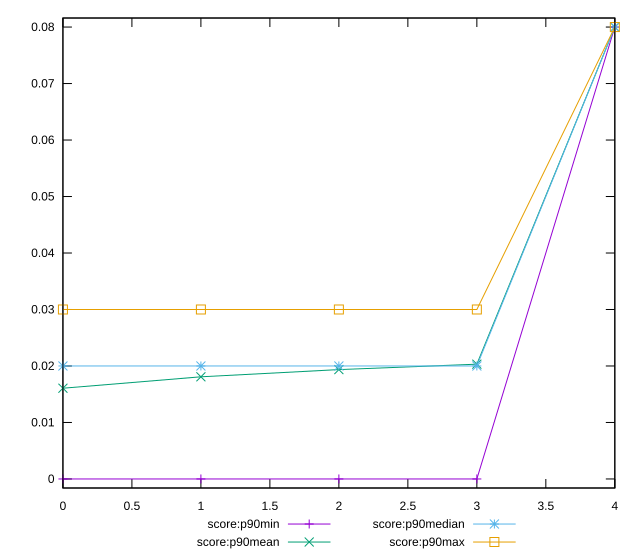

Generate this figure with gnuplot:
reset

$scoreP90Min <<EOF
0 0
1 0
2 0
3 0
4 0.08
EOF

$scoreP90Mean <<EOF
0 0.01606382978723405
1 0.018085106382978736
2 0.019361702127659586
3 0.020319148936170227
4 0.08000000000000006
EOF

$scoreP90Median <<EOF
0 0.02
1 0.02
2 0.02
3 0.02
4 0.08
EOF

$scoreP90Max <<EOF
0 0.03
1 0.03
2 0.03
3 0.03
4 0.08
EOF

set key outside below
set xrange [0:4]
set yrange [-0.0016000000000000012:0.08160000000000006]
set trange [-0.0016000000000000012:0.08160000000000006]
set terminal svg size 640, 560 enhanced background rgb 'white'
set output "report_00014_2021-02-09T15:56:05.503Z/cumulative-layout-shift/progression/score.svg"

plot $scoreP90Min title "score:p90min" with linespoints, \
     $scoreP90Mean title "score:p90mean" with linespoints, \
     $scoreP90Median title "score:p90median" with linespoints, \
     $scoreP90Max title "score:p90max" with linespoints

reset
